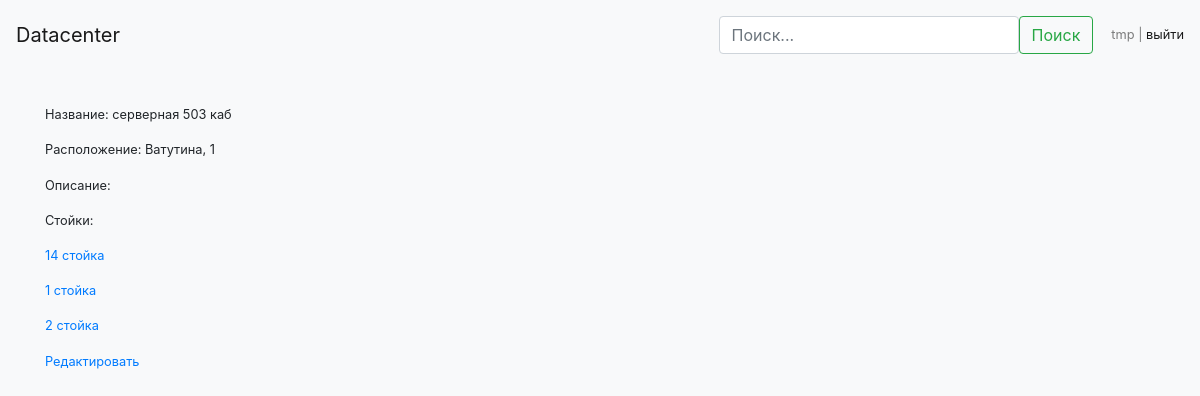
/room/10 (signed in), run on an earlier commit of the app's database.
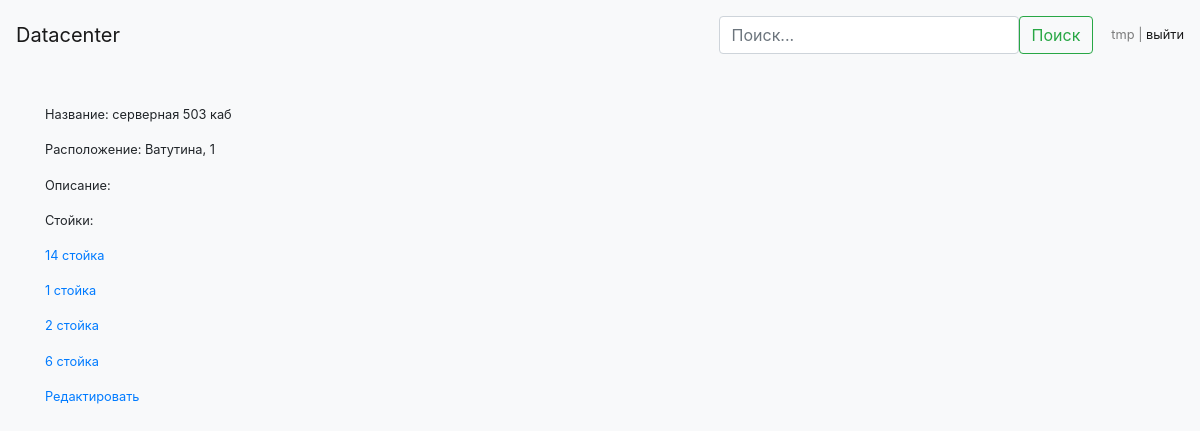
And on a later commit of the database.
### server_list/models.py (models this page shows, shortened)
class Rack(models.Model):
    name = models.CharField(max_length=50)
    description = models.CharField(max_length=500, blank=True)
    room = models.ForeignKey(Room, on_delete=models.SET_DEFAULT, default=None)
    serial_number = models.CharField(max_length=100, blank=True)
    size = models.IntegerField(default=0)
    topdown = models.BooleanField(default=False)

### server_list/views.py (the view)
# urls.py: url(r'room/(?P<room_id>\d*)', views.room_view, name="room_view"),
@login_required(login_url=reverse_lazy('custom_login'))
def room_view(request, room_id):
    try:
        room = Room.objects.get(pk=room_id)
    except Room.DoesntExist:
        raise Http404
    racks = {}
    for rack in room.rack_set.all():
        racks.update({rack.id: rack.name})
    return render(request, os.path.join('server_list', 'room_view.html'), {'room': room, 'racks': racks})

### server_list/models.py (called while the page is built)
    def __str__(self):
        return str(self.name)

### server_list/templates/server_list/room_view.html (shortened to what this page needs)
{% extends 'server_list/navbar.html' %}
{% block content %}
<p>Название: {{room.name}}</p>
<p>Расположение: {{room.territory}}</p>
<p>Описание: {{room.description}}</p>
{% for rack_id, rack_name in racks.items %}
{% if forloop.first%}<p>Стойки:</p>{% endif %}
<p><a href="{% url 'rack_view' rack_id %}">{{rack_name}}</a></p>
{% endfor %}
<p><a href="{% url 'room_edit' room.id %}">Редактировать</a></p>
{% endblock %}

What changed in the data, as far as the page shows it:
added Rack: racks "6 стойка"
